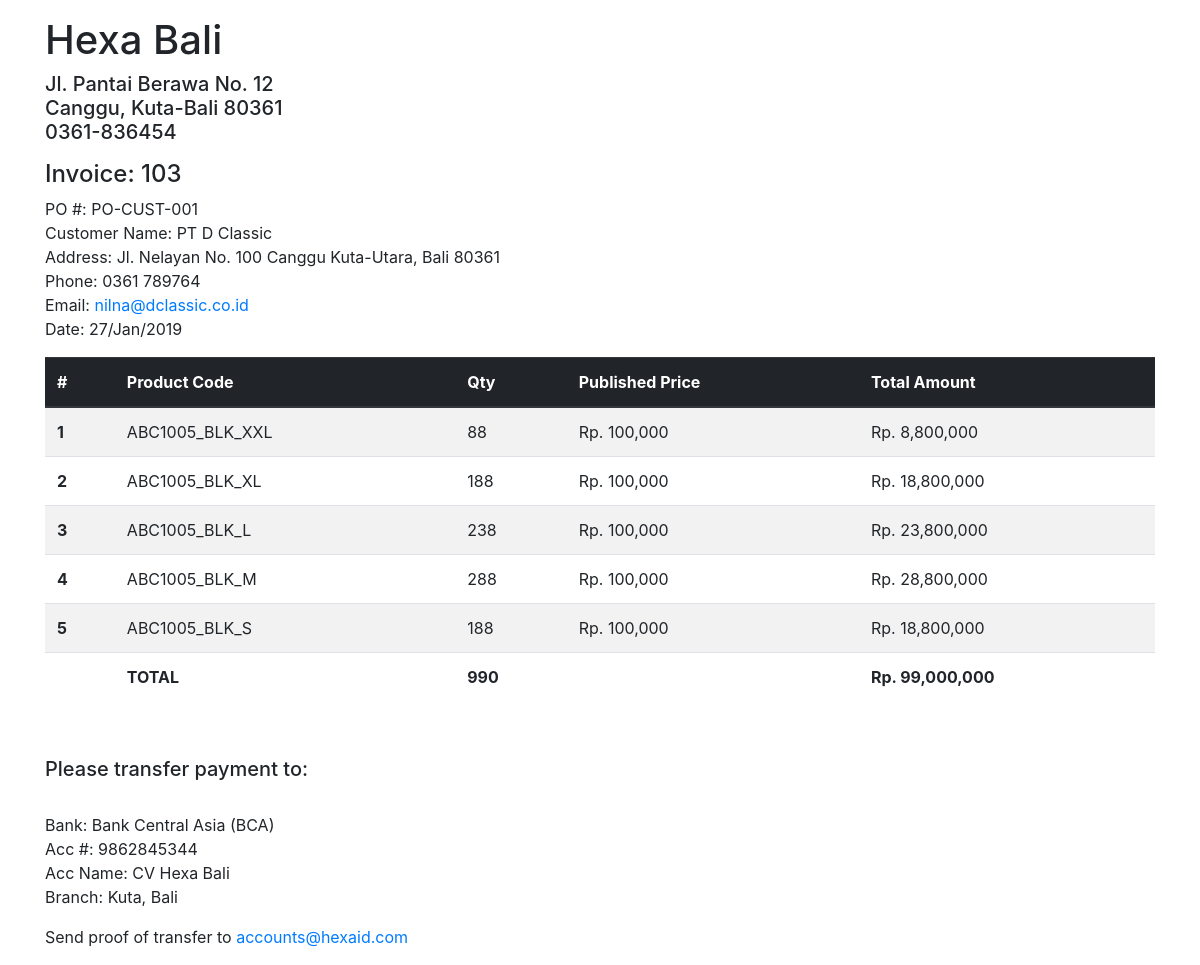
The app's page /masterdata/display-invoice/103 (signed in) with its own data.
### masterdata/models.py (models this page shows, shortened)
class PoOrder(models.Model):
	created_at = models.DateTimeField(auto_now_add=True)
	customer = models.ForeignKey(Customer)
	po_supplier = models.CharField(max_length=50, unique=True)
	po_customer = models.CharField(max_length=50, unique=True)
	ready_date = models.DateTimeField()
	shipment_date = models.DateTimeField()
	status = models.CharField(
		max_length=10,
		choices=PO_STATUS,
		default='open'
	)
	edited_at = models.DateTimeField(auto_now=True)
	class Meta:
		verbose_name = 'PO Order'
	def __str__(self):
		return self.po_customer

class third_party_data(models.Model):
	since = models.DateTimeField(auto_now_add=True)
	name = models.CharField(max_length=150, unique=True)
	name_id = models.CharField(
		max_length=200,
		unique=True,
		help_text='All lowercase and no space'
	)
	contact_person = models.CharField(max_length=100)
	address = models.TextField()
	phone = models.CharField(max_length=50)
	email = models.EmailField(max_length=150, unique=True)
	is_active = models.BooleanField(default=True, help_text='Check if active')
	class Meta:
		abstract = True

class Customer(third_party_data):
	brand_name = models.CharField(
		max_length=150,
		blank=True,
		help_text='If no brand, could be empty'
	)

class Invoice(models.Model):
	created_at = models.DateTimeField(auto_now_add=True)
	invoice_no = models.IntegerField(default=0)
	po_customer = models.ForeignKey(PoOrder)
	code = models.ForeignKey(Product)
	send_to_be_shipped = models.IntegerField(default=0)

class Product(models.Model):
	created_at = models.DateTimeField(auto_now_add=True)
	no = models.CharField(
		max_length=100,
		help_text='Unique master code for all sizes and colors, example: MSN001'
	)
	code = models.CharField(
		max_length=100,
		unique=True,
		help_text='Unique product code with size and color codes, example: MSN001_BLK_XL'
	)
	name = models.CharField(max_length=200, help_text='Product name')
	description = models.TextField()
	size = models.CharField(max_length=20)
	color = models.CharField(max_length=20)
	category = models.CharField(max_length=100)
	collection = models.CharField(max_length=150, blank=True)
	supplier = models.ForeignKey(Supplier, to_field='name_id')
	brand_name = models.CharField(max_length=150, blank=True)
	prod_price = models.IntegerField(default=0, help_text='Production price')
	pub_price = models.IntegerField(default=0)
	retail_price = models.IntegerField(default=0)
	is_active = models.BooleanField(default=True, help_text='Check if active')
	edited_at = models.DateTimeField(auto_now=True)
	image = models.ImageField(default='images/noimage.jpg', upload_to='images')
	class Meta:
		verbose_name = 'Master Product'
		ordering = ['code']

### masterdata/views.py (the view)
# urls.py: url(r'^display-invoice/(?P<pk>\d+)$', views.display_invoice, name='display_invoice'),
@login_required
def display_invoice(request, pk):
	invoice = Invoice.objects.filter(invoice_no=pk).order_by('-id')
	total_price = 0
	total_qty = 0
	created_at = ''
	invoice_no = ''
	po_customer = ''
	for item in invoice:
		total_qty += item.send_to_be_shipped
		total_price += (item.code.pub_price * item.send_to_be_shipped)
		created_at = item.created_at
		invoice_no = item.invoice_no
		po_customer = item.po_customer
	cust_details = PoOrder.objects.get(po_customer=po_customer)
	name = cust_details.customer.name
	address = cust_details.customer.address
	phone = cust_details.customer.phone
	email = cust_details.customer.email
	context = {
		'page_title': 'Invoices',
		'invoice': invoice,
		'total_qty': total_qty,
		'total_price': total_price,
		'created_at': created_at,
		'invoice_no': invoice_no,
		'po_customer': po_customer,
		'name': name,
		'address': address,
		'phone': phone,
		'email': email,
	}
	return render(request, 'masterdata/display_invoice.html', context)

### masterdata/templatetags/masterdata_extras.py (called while the page is built)
@register.filter('multiply')
def multiply(value, arg):
	return value * arg

### masterdata/templates/masterdata/display_invoice.html (shortened to what this page needs)
{% load masterdata_extras %}
{% load humanize %}
<!doctype html>
<html lang="en">
  <head>
    <link rel="stylesheet" href="https://stackpath.bootstrapcdn.com/bootstrap/4.1.3/css/bootstrap.min.css">
</head>
<body>
	<div class="container">
		<p>
			<h1>Hexa Bali</h1>
			<h5>
				Jl. Pantai Berawa No. 12<br>
				Canggu, Kuta-Bali 80361<br>
				0361-836454
			</h5>
		</p>
		<h4>Invoice: {{ invoice_no }}</h4>
		<p>
			PO #: {{ po_customer }}<br>
			Customer Name: {{ name }}<br>
			Address: {{ address }}<br>
			Phone: {{ phone }}<br>
			Email: {{ email|urlize }}<br>
			Date: {{ created_at|date:"d/M/Y" }}
		</p>
		<table class="table table-striped">
		<thead class="thead-dark">
			<tr>
				<th scope="col">#</th>
				<th scope="col">Product Code</th>
				<th scope="col">Qty</th>
				<th scope="col">Published Price</th>
				<th scope="col">Total Amount</th>
			</tr>
		</thead>
		<tbody>
		{% for item in invoice  %}
			<tr>
				<th scope="row">{{ forloop.counter }}</th>
				<td>{{ item.code.code }}</td>
				<td>{{ item.send_to_be_shipped|intcomma }}</td>
				<td>Rp. {{ item.code.pub_price|intcomma }}</td>
				<td>Rp. {{ item.code.pub_price|multiply:item.send_to_be_shipped|intcomma }}</td>
			</tr>
		{% endfor %}
			<tr>
				<td></td>
				<td><strong>TOTAL</strong></td>
				<td><strong>{{ total_qty|intcomma }}</strong></td>
				<td></td>
				<td><strong>Rp. {{ total_price|intcomma }}</strong></td>
			</tr>
		</tbody>
	</table>
	<br>
	<p>
		<h5>Please transfer payment to:</h5><br>
		Bank: Bank Central Asia (BCA)<br>
		Acc #: 9862845344<br>
		Acc Name: CV Hexa Bali<br>
		Branch: Kuta, Bali<br>
	</p>
	<p>
		Send proof of transfer to <a href="mailto:accounts@hexaid.com">accounts@hexaid.com</a>
	</p>
	</div>
</body>
</html>

### records on screen
PoOrder: po_customer "PO-CUST-001"
Customer: name "PT D Classic", address "Jl. Nelayan No. 100 Canggu Kuta-Utara, Bali 80361", phone "0361 789764", email "nilna@dclassic.co.id"
Invoice: created_at "27/Jan/2019", code.code "ABC1005_BLK_S", send_to_be_shipped "188", code.pub_price "100,000", code.pub_price|multiply "18,800,000"
Invoice: code.code "ABC1005_BLK_XXL", send_to_be_shipped "88", code.pub_price "100,000", code.pub_price|multiply "8,800,000"
Invoice: code.code "ABC1005_BLK_XL", send_to_be_shipped "188", code.pub_price "100,000", code.pub_price|multiply "18,800,000"
Invoice: code.code "ABC1005_BLK_L", send_to_be_shipped "238", code.pub_price "100,000", code.pub_price|multiply "23,800,000"
Invoice: code.code "ABC1005_BLK_M", send_to_be_shipped "288", code.pub_price "100,000", code.pub_price|multiply "28,800,000"

### other values on screen
{{ invoice_no }} "103"
{{ total_qty|intcomma }} "990"
{{ total_price|intcomma }} "99,000,000"
